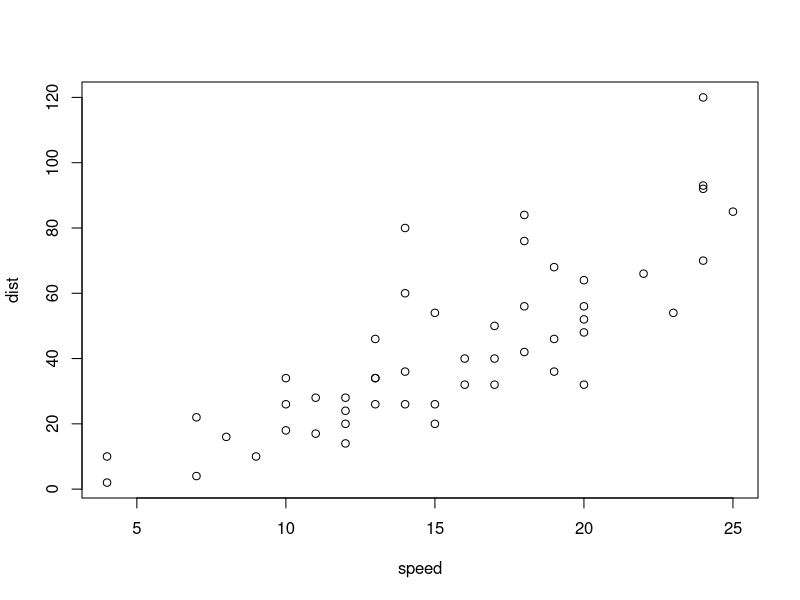
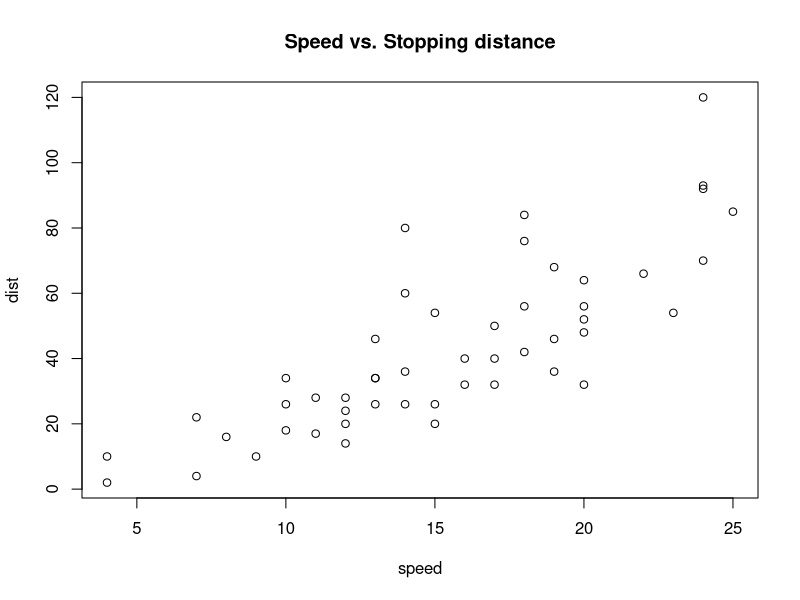
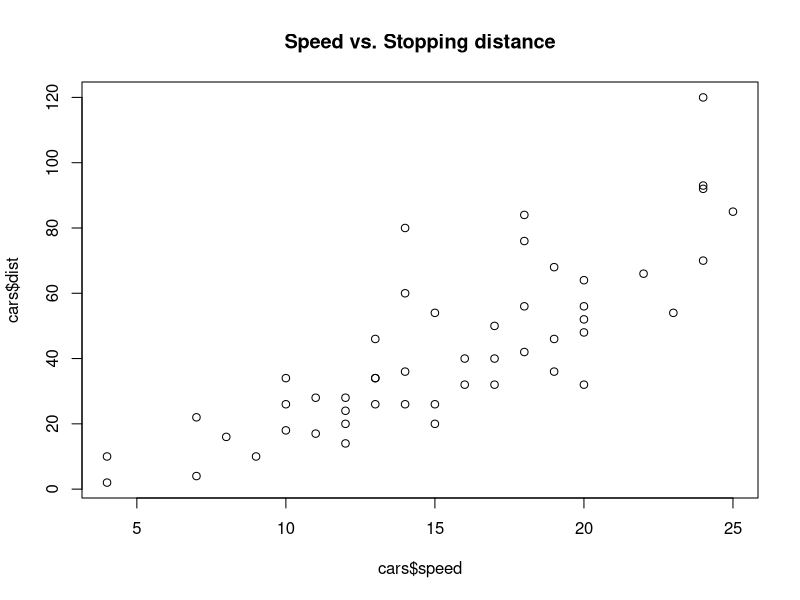
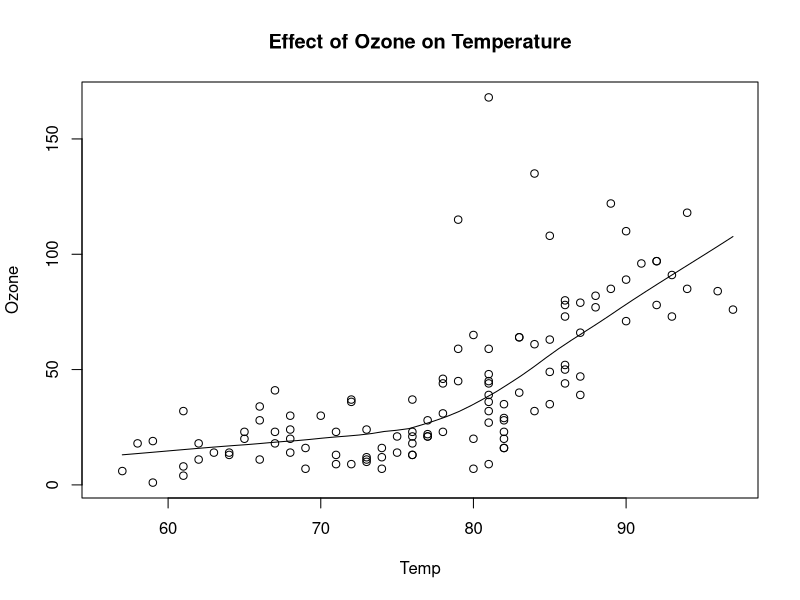
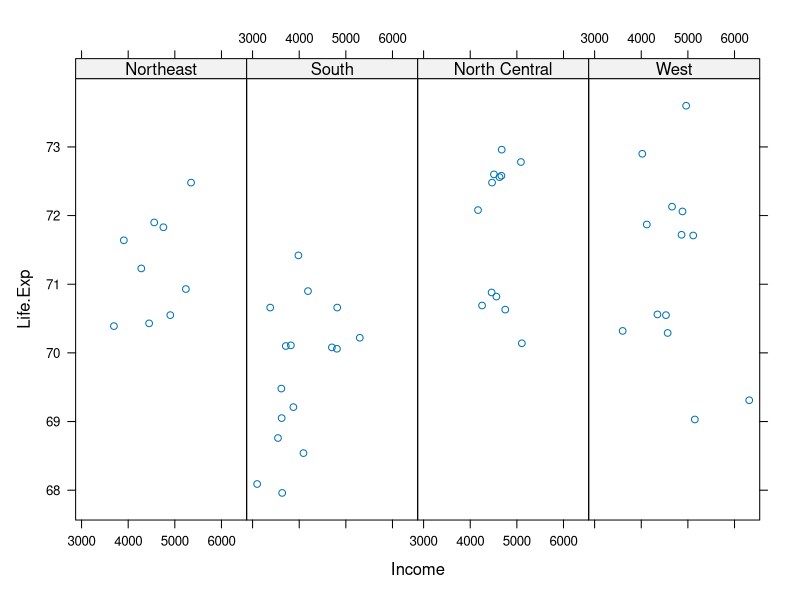
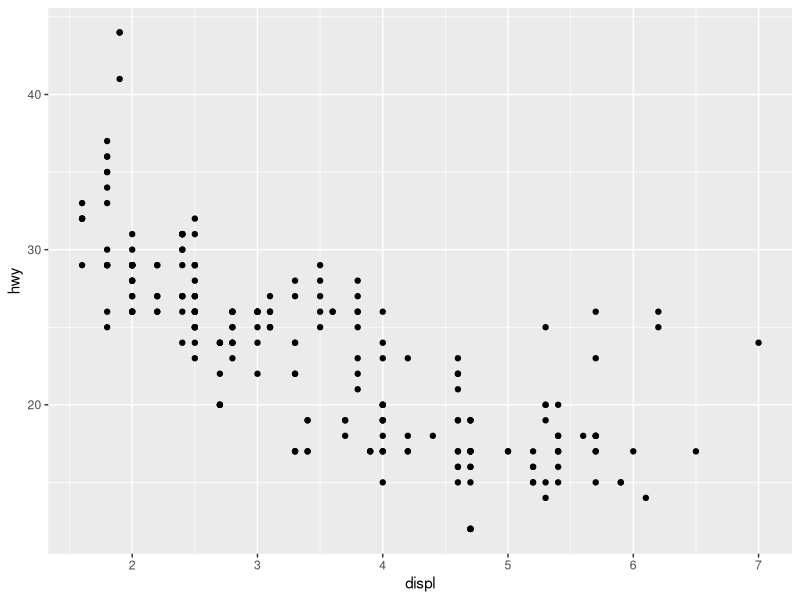
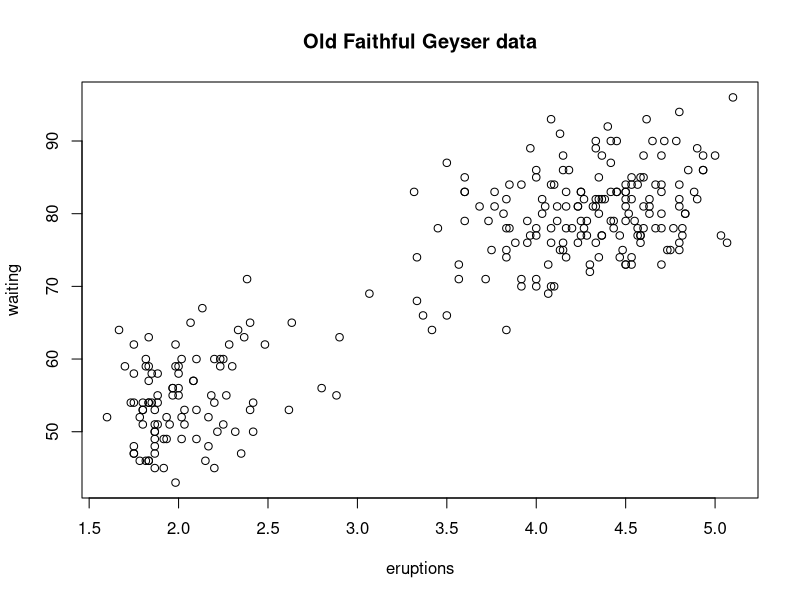
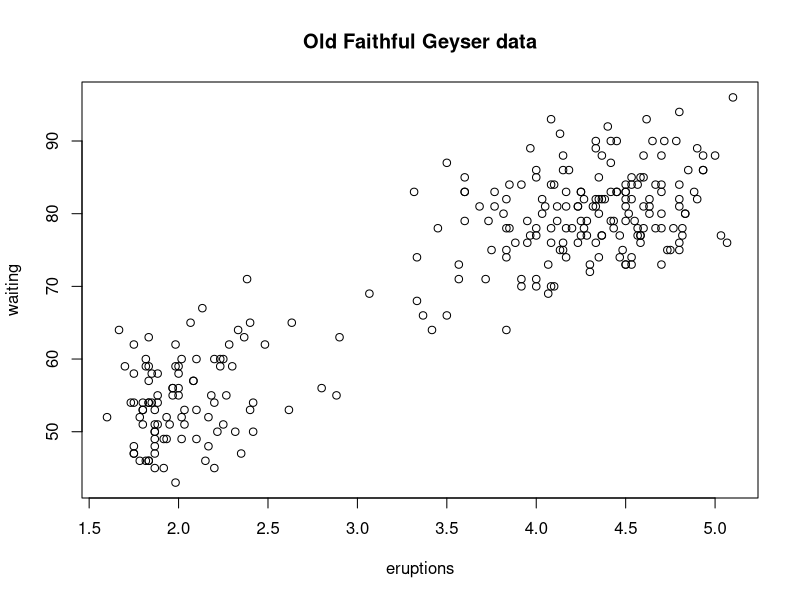

Reproduce these figures in R, in order.
## ---- chunk 1
data()
## ---- chunk 2
data(cars)
## ---- chunk 3
with(cars, plot(speed, dist))
## ---- chunk 4
with(cars, plot(speed, dist))
title("Speed vs. Stopping distance")
## ---- chunk 5
plot(cars$speed,cars$dist)
title("Speed vs. Stopping distance")
## ---- chunk 6
data(airquality)
#Create the plot/draw canvas
with(airquality, {
        plot(Temp, Ozone)
        lines(loess.smooth(Temp, Ozone))
})
#Add annotation
title("Effect of Ozone on Temperature")
## ---- chunk 7
if(!require(lattice)){install.packages("lattice",repos="http://cran.rstudio.com/")}
## ---- chunk 8
library(lattice)
## ---- chunk 9
state <- data.frame(state.x77, region = state.region)
xyplot(Life.Exp ~ Income | region, data = state, layout = c(4, 1))
## ---- chunk 10
summary(state.x77)
## ---- chunk 11
library(ggplot2)
#Load built in dataset mpg
data(mpg)
#Create qplot
qplot(displ, hwy, data = mpg)
## ---- chunk 12
data(faithful)
## Make plot appear on screen device
with(faithful, plot(eruptions, waiting))
## Annotate with a title
title(main = "Old Faithful Geyser data")
## ---- chunk 13
## Open PDF device; create 'myplot.pdf' in my working directory
pdf(file = "myplot.pdf")
## Create plot and send to a file (no plot appears on screen)
with(faithful, plot(eruptions, waiting))
## Annotate plot; still nothing on screen
title(main = "Old Faithful Geyser data")
## Close the PDF file device
dev.off()
## ---- chunk 14
with(faithful, plot(eruptions, waiting))
## Add a main title
title(main = "Old Faithful Geyser data")
## ---- chunk 15
dev.copy(png, file = "geyserplot.png")
## ---- chunk 16
dev.off()
## ---- chunk 17
hist(airquality$Ozone)
## ---- chunk 18
airquality <- transform(airquality, Month = factor(Month))
boxplot(Ozone ~ Month, airquality, xlab = "Month", ylab = "Ozone (ppb)")
## ---- chunk 19
par("lty")
## ---- chunk 20
par("col")
## ---- chunk 21
par("pch")
## ---- chunk 22
par("bg")
## ---- chunk 23
par("mar")
## ---- chunk 24
par("mfrow")
## ---- chunk 25
with(airquality, plot(Wind, Ozone))
## Add a title
title(main = "Ozone and Wind in New York City")
## ---- chunk 26
with(airquality, plot(Wind, Ozone, main = "Ozone and Wind in New York City"))
with(subset(airquality, Month == 5), points(Wind, Ozone, col = "blue"))
## ---- chunk 27
with(airquality, plot(Wind, Ozone, main = "Ozone and Wind in New York City", type = "n"))
with(subset(airquality, Month == 5), points(Wind, Ozone, col = "blue"))
with(subset(airquality, Month != 5), points(Wind, Ozone, col = "red"))
legend("topright", pch = 1, col = c("blue", "red"), legend = c("May", "Other Months"))
## ---- chunk 28
with(airquality, plot(Wind, Ozone, main = "Ozone and Wind in New York City", pch = 20))
## Fit a simple linear regression model
model <- lm(Ozone ~ Wind, airquality)
## Draw regression line on plot
abline(model, lwd = 2)
## ---- chunk 29
par(mfrow = c(1, 2))
with(airquality, {
  plot(Wind, Ozone, main = "Ozone and Wind")
  plot(Solar.R, Ozone, main = "Ozone and Solar Radiation")
})
## ---- chunk 30
par(mfrow = c(1, 3), mar = c(4, 4, 2, 1), oma = c(0, 0, 2, 0))
with(airquality, {
  plot(Wind, Ozone, main = "Ozone and Wind")
  plot(Solar.R, Ozone, main = "Ozone and Solar Radiation")
  plot(Temp, Ozone, main = "Ozone and Temperature")
  mtext("Ozone and Weather in New York City", outer = TRUE)})
## ---- chunk 31
data("CO2")
#Subset to first 21 observations
CO2=CO2[(1:21),]
#Set R to return to displaying one plot on the screen
par(mfrow=c(1,1))
with(CO2,plot(conc,uptake))
## ---- chunk 32
with(CO2,plot(conc,uptake,col=Plant))
## ---- chunk 33
colors()
## ---- chunk 34
hist(airquality$Ozone, col = "red")
## ---- chunk 35
hist(airquality$Ozone, col = "maroon")
## ---- chunk 36
hist(airquality$Ozone, col = "steelblue")
## ---- chunk 37
with(CO2,plot(conc,uptake,col=rgb(1,0,0)))
## ---- chunk 38
with(CO2,plot(conc,uptake,col=rgb(0,1,0)))
## ---- chunk 39
with(CO2,plot(conc,uptake,col=rgb(0,0,1)))
## ---- chunk 40
with(CO2,plot(conc,uptake,col=rgb(0.4,0,.3)))
## ---- chunk 41
library(RColorBrewer)
## ---- chunk 42
cols <- brewer.pal(3, "BuGn")
cols
## ---- chunk 43
image(volcano,col=cols)
## ---- chunk 44
pal <- colorRampPalette(cols)
pal(20)
## ---- chunk 45
image(volcano, col = pal(20))
## ---- chunk 46
set.seed(1)
x <- rnorm(10000)
y <- rnorm(10000)
smoothScatter(x, y)
## ---- chunk 47
set.seed(2)
x <- rnorm(2000)
y <- rnorm(2000)
plot(x, y, pch = 19)
## ---- chunk 48
plot(x, y, pch = 19, col = rgb(0, 0, 0, 0.15))
